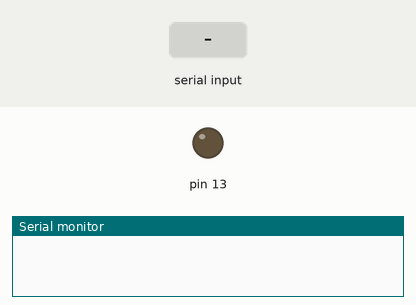
The sketch below on a simulated Arduino Uno, built with avr-gcc and run on an emulated ATmega328P. Parts: output pins drawn as LEDs (lit = HIGH), the last lines printed to the serial monitor. Dashed ring = blinking. The test bench sets the inputs (shaded band).

Above: at 1.2 s.
1.3 s: "5\n" received over Serial
At 2.13 s:
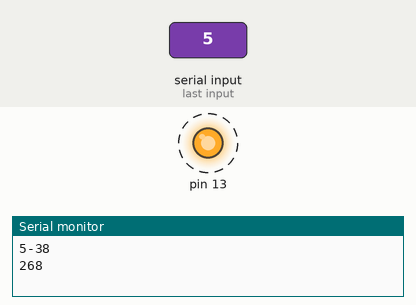
4.3 s: "90,45\n" received over Serial
At 4.8 s:
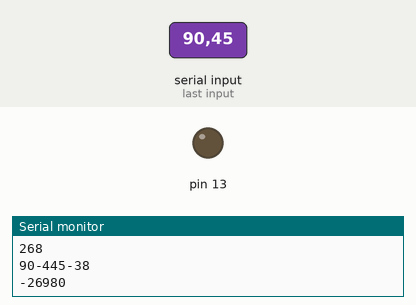
Timing chart, 0 to 7.3 s (numbered marks = the images above; inputs shaded):
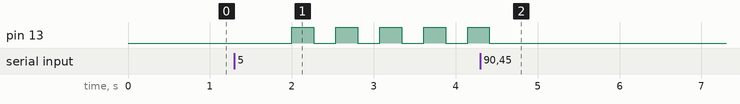

Measured:
- after the input at 4.3 s, pin 13: goes on until 4.4 s, then stays LOW
- by itself, pin 13: alternates HIGH for 0.27 s and LOW for 0.27 s

The sketch:

test_13Lc.ino
```cpp
int value=1000;

void setup() {
  Serial.begin(115200);
  pinMode(13,OUTPUT);
}

void loop() {
  static bool brt=false;
  if(Serial.available()!=0) getval();
  delay(value);
  digitalWrite(13,brt);
  brt=!brt;
}

void getval(){
  value=0;
  while(Serial.available()!=0){
    value*=10;
    Serial.print((byte)Serial.peek()-'0');
    value+=(byte)((byte)Serial.read()-(byte)'0');
  }
  Serial.println();
  Serial.println(value);
}
```
